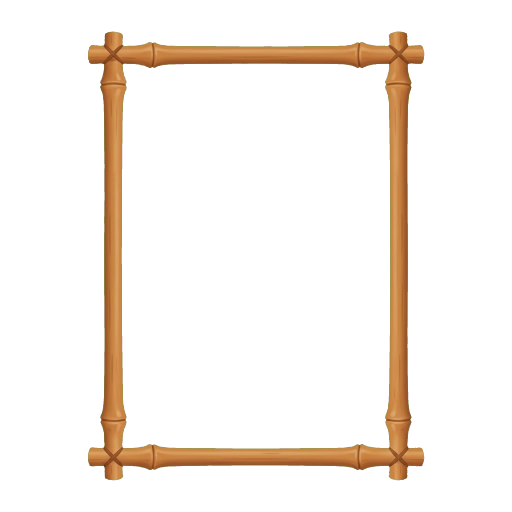
#> input picture assets/ui/cards/card_frame_common.png, 1024 x 1024 px, found by its file name (shown at 1/2 size); its folder holds only this picture in this run
$ python create_card_bases.py
#> lines starting #> are read from the running program, lines starting #| are printed output that depends on the picture
from PIL import Image, ImageDraw
import os

cards_dir = r"e:\TouhouBazaar\assets\ui\cards"

# Target card size (3:4 ratio, high enough res for quality)
CARD_W = 480
CARD_H = 720

# Parchment colors per rarity
parchment_colors = {
    "common":    (245, 235, 220),    # Warm cream
    "rare":      (235, 230, 225),    # Cool parchment
    "epic":      (35, 30, 28),       # Dark (for black lacquer)
    "legendary": (250, 240, 225),    # Rich cream
}

for rarity, bg_color in parchment_colors.items():
    frame_path = os.path.join(cards_dir, f"card_frame_{rarity}.png")
    output_path = os.path.join(cards_dir, f"card_base_{rarity}.png")

    # Create base image with parchment color
    base = Image.new("RGBA", (CARD_W, CARD_H), bg_color + (255,))
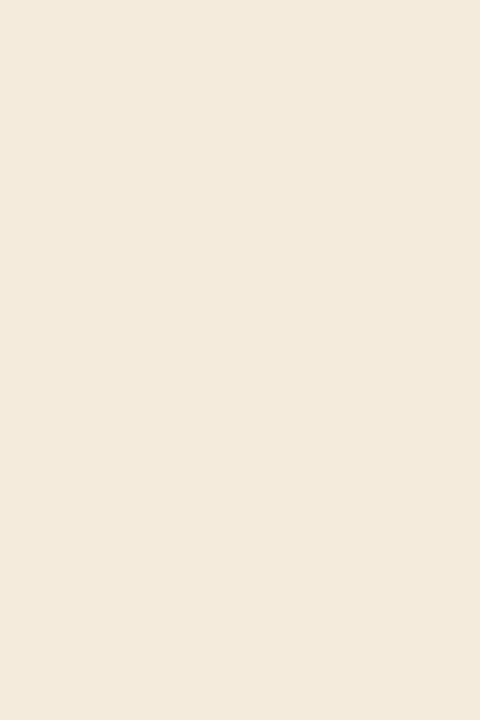
#> base: PIL image 480x720 RGBA; mean R, G, B, A 245, 235, 220, 255

    if os.path.exists(frame_path):
        # Load frame (transparent center, opaque border)
        frame = Image.open(frame_path).convert("RGBA")
#> frame is the input picture: PIL image 1024x1024 RGBA; mean R, G, B, A 20.1, 13.3, 7, 27.2
        # Resize frame to exactly match card size
        frame_resized = frame.resize((CARD_W, CARD_H), Image.LANCZOS)
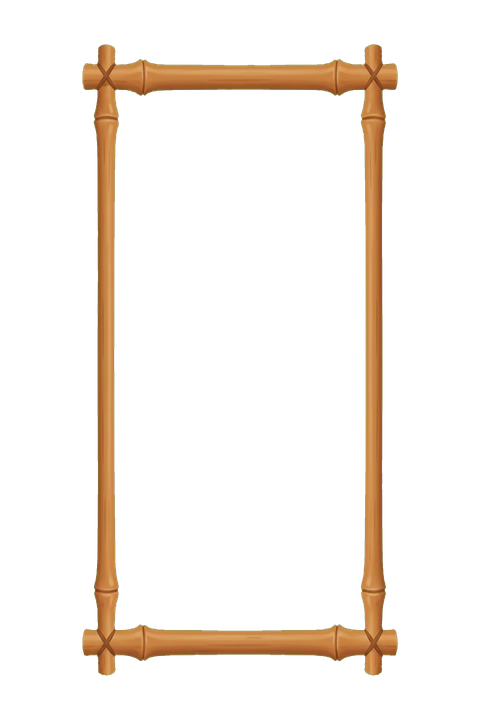
#> frame_resized: PIL image 480x720 RGBA; mean R, G, B, A 22.5, 15.3, 8.1, 27.2; transparent parts drawn white
        # Composite: parchment bg + frame on top
        base = Image.alpha_composite(base, frame_resized)
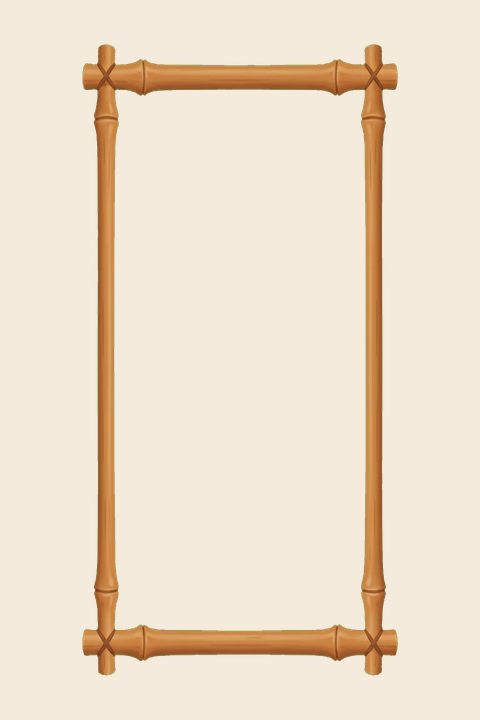
#> base: PIL image 480x720 RGBA; mean R, G, B, A 238.8, 223.1, 203.5, 255
        print(f"Created {rarity}: parchment {bg_color} + frame overlay -> {output_path}")
    else:
        # No frame file, just add a simple border
        draw = ImageDraw.Draw(base)
        border = 8
        # Brown border
        for i in range(border):
            draw.rectangle([i, i, CARD_W-1-i, CARD_H-1-i], outline=(120, 90, 60, 255))
        print(f"Created {rarity}: parchment {bg_color} + code border (no frame file) -> {output_path}")

    # Save as opaque PNG
    base.save(output_path, "PNG")

print("\nAll card bases created!")
print("Files:")
for r in parchment_colors:
    p = os.path.join(cards_dir, f"card_base_{r}.png")
    if os.path.exists(p):
        print(f"  card_base_{r}.png ({os.path.getsize(p) // 1024} KB)")
